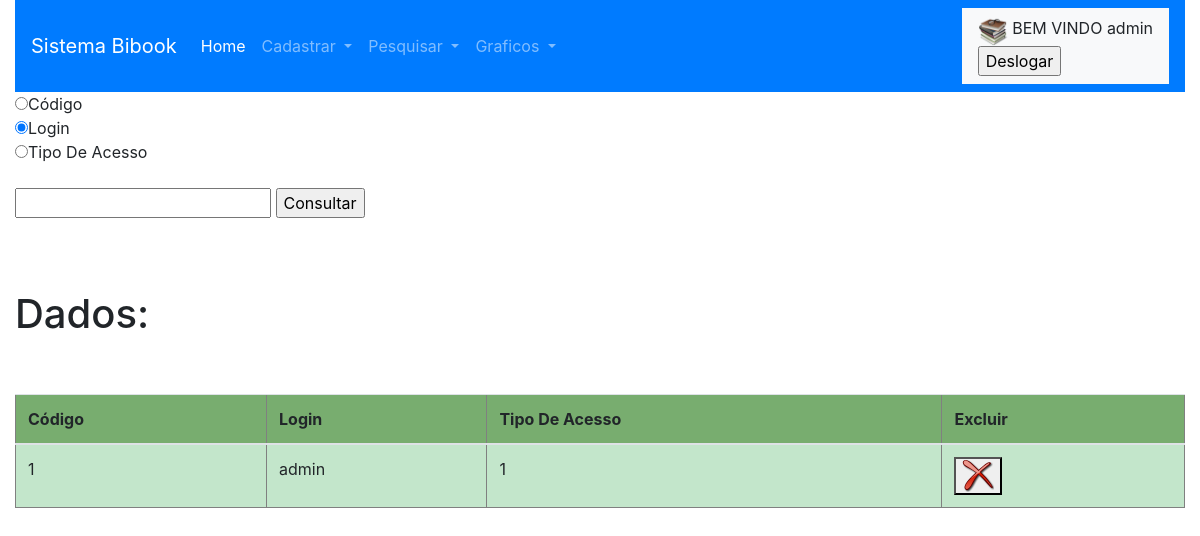
/InterfaceGrafica/listarcontasacesso.php (signed in), run on the app's committed database.
### tables this page shows
CREATE TABLE IF NOT EXISTS `ContaDeAcesso` (
  `idContaDeAcesso` INT NOT NULL AUTO_INCREMENT,
  `login` VARCHAR(45) NOT NULL,
  `pass` VARCHAR(70) NOT NULL,
  `tipodeacesso` INT NOT NULL,
  PRIMARY KEY (`idContaDeAcesso`));

### DTO/ContaDeAcesso.php (called while the page is built, shortened)
<?php
class ContaDeAcesso implements ICrud {
    private $id;
    private $login;
    private $tipoacesso;
    function getId() {
        return $this->id;
    }
    function getLogin() {
        return $this->login;
    }
    function getTipoacesso() {
        return $this->tipoacesso;
    }
    function setId($id) {
        $this->id = $id;
    }
    function setLogin($login) {
        $this->login = $login;
    }
    function setTipoacesso($tipoacesso) {
        $this->tipoacesso = $tipoacesso;
    }
    public function PesquisarTodos($sql) {
        $pdo = Conexao::getInstance();
        $consulta = $pdo->query($sql);
        $vetDados = array();
        while ($linha = $consulta->fetch(PDO::FETCH_BOTH)) {
            $ContaDeAcesso = new ContaDeAcesso();
            $ContaDeAcesso->setId($linha['idContaDeAcesso']);
            $ContaDeAcesso->setLogin($linha['login']);
            $ContaDeAcesso->setPass($linha['pass']);
            $ContaDeAcesso->setTipoacesso($linha['tipodeacesso']);
            $vetDados[] = $ContaDeAcesso;
        }
        return $vetDados;
    }
}

### InterfaceGrafica/listarcontasacesso.php (the view, shortened to what this page needs)
<!DOCTYPE html>
<?php
$logado = $_SESSION['loginextra'];
require_once ".." . DIRECTORY_SEPARATOR . "autoload.php";
?>
<html>
    <head>
        <link rel="stylesheet" href="https://maxcdn.bootstrapcdn.com/bootstrap/4.0.0/css/bootstrap.min.css">
        <?php $dircss = ".." . DIRECTORY_SEPARATOR . "css" . DIRECTORY_SEPARATOR . "estilo.css"; ?>
        <link rel="stylesheet" type="text/css" href=<?php echo $dircss ?>/>
    </head>
    <body>
        <div class="container-fluid">
            <nav class="navbar navbar-expand-lg navbar-dark bg-primary">
                <a class="navbar-brand" href="index.php">Sistema Bibook</a>
                <div class="collapse navbar-collapse" id="navbarSupportedContent">
                    <ul class="navbar-nav mr-auto">
                        <li class="nav-item active">
                            <a class="nav-link" href="JanelaPrincipal.php">Home <span class="sr-only">(current)</span></a>
                        </li>
                        <li class="nav-item dropdown">
                            <a class="nav-link dropdown-toggle" href="#" id="navbarDropdown" role="button" data-toggle="dropdown" aria-haspopup="true" aria-expanded="false">
                                Cadastrar
                            </a>
                        </li>
                        <li class="nav-item dropdown">
                            <a class="nav-link dropdown-toggle" href="#" id="navbarDropdown" role="button" data-toggle="dropdown" aria-haspopup="true" aria-expanded="false">
                                Pesquisar
                            </a>
                        </li>
                         <li class="nav-item dropdown">
                            <a class="nav-link dropdown-toggle" href="#" id="navbarDropdown" role="button" data-toggle="dropdown" aria-haspopup="true" aria-expanded="false">
                                Graficos
                            </a>
                        </li>
                    </ul>
                    <nav class="navbar navbar-light bg-light">
                        <span>
                            <?php $linkimg = ".." . DIRECTORY_SEPARATOR . "IMG" . DIRECTORY_SEPARATOR . "livro32x32p.png"; ?>
                            <img src=<?php echo $linkimg ?> width="30" height="30" class="d-inline-block align-top" alt="">
                            BEM VINDO <?php echo $logado; ?>
                            <?php $linkdeslog = ".." . DIRECTORY_SEPARATOR . "arquivosPHP" . DIRECTORY_SEPARATOR . "Deslogar.php" ?>
                            <form action=<?php echo $linkdeslog ?> method="post">
                                <input type="submit" value="Deslogar" name="botao">
                            </form>
                        </span>
                    </nav>
                </div>
            </nav>
            <?php
            $tipo = isset($_POST['tipo']) ? $_POST['tipo'] : "2";
            ?>
            <form method="post">
                <input type="radio" name="tipo" id="tipo" value="1" <?php
                if ($tipo == 1) {
                    echo "checked";
                }
                ?>>Código<br>
                <input type="radio" name="tipo" id="tipo" value="2" <?php
                if ($tipo == 2) {
                    echo "checked";
                }
                ?>>Login<br>
                <input type="radio" name="tipo" id="tipo" value="3" <?php
                if ($tipo == 3) {
                    echo "checked";
                }
                ?>>Tipo De Acesso<br><br>
                <input type="text" name="procurar" id="procurar" value="">
                <input type="submit" value="Consultar">
            </form>
            <br>
            <?php
            require_once ".." . DIRECTORY_SEPARATOR . "autoload.php";
            $Conta = new ContaDeAcesso();
            $vet = $Conta->PesquisarTodos($sql);
            $count = count($vet);
            ?>
            <br><br>
            <h1>Dados:</h1>
            <br><br>
            <table class="table table-striped table-hover" border="1px" bgcolor="#9dff8c">
                <thead>
                    <tr>
                        <th scope="col" bgcolor="#78ad6f">Código</th>
                        <th scope="col" bgcolor="#78ad6f">Login</th>
                        <th scope="col" bgcolor="#78ad6f">Tipo De Acesso</th>
                        <th scope="col" bgcolor="#78ad6f">Excluir</th>
                    </tr>
                </thead>
                <tbody>
                    <?php for ($index = 0; $index < $count; $index++) {
                        ?>
                        <tr>
                            <td class="table-success"><?php echo $vet[$index]->getId(); ?></td>
                            <td class="table-success"><?php echo $vet[$index]->getLogin(); ?></td>
                            <td class="table-success"><?php echo $vet[$index]->getTipoacesso(); ?></td>
                            <?php $number = $vet[$index]->getId(); ?>
                            <?php $linkimgapagar = ".." . DIRECTORY_SEPARATOR . "IMG" . DIRECTORY_SEPARATOR . "Erase.png"; ?>
                            <?php $linkscript = ".." . DIRECTORY_SEPARATOR . "arquivosPHP" . DIRECTORY_SEPARATOR . "exclusaoContaDeAcesso?conta=" . $number ?>
                            <td class="table-success"><button  type="button" id="btn1" onclick="ExcludeContaDeAcesso(<?php echo $linkscript ?>)" > <img src=<?php echo $linkimgapagar?>></button></td>
                        </tr>
                    <?php } ?>
                </tbody>
            </table>
        </div>
    </body>
</html>

### data on the page
contadeacesso: idContaDeAcesso "1", login "admin", tipodeacesso "1"

### other printed values
$logado "admin"
